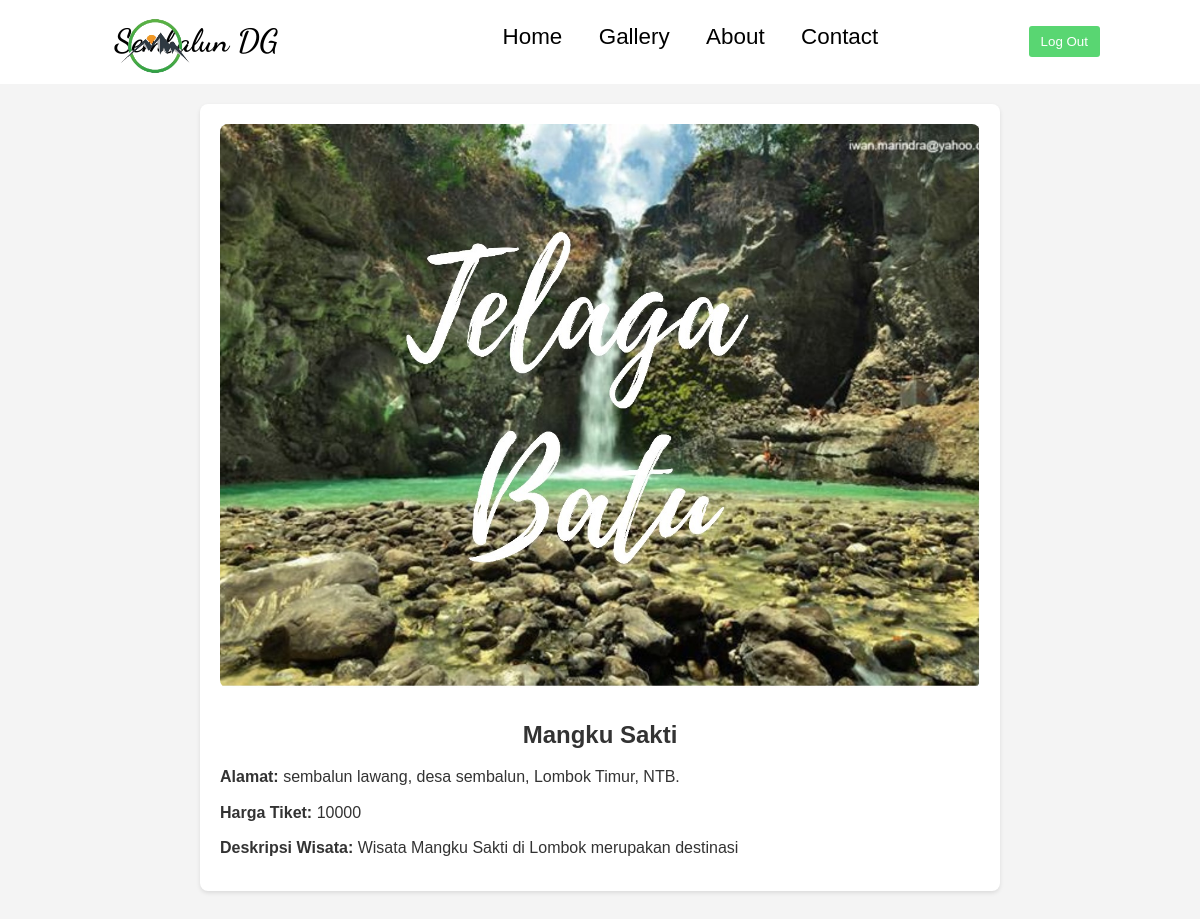
Screenshot of /detail.php?id=3 with the database file from the repository.
### tables this page shows
CREATE TABLE `images` (
  `id` int(11) NOT NULL AUTO_INCREMENT,
  `image_name` varchar(50) DEFAULT NULL,
  `nama_destinasi` varchar(50) DEFAULT NULL,
  `alamat` varchar(50) DEFAULT NULL,
  `harga_tiket` int(11) DEFAULT NULL,
  `deskripsi` varchar(50) DEFAULT NULL,
  PRIMARY KEY (`id`)
);

### detail.php (the view, shortened to what this page needs)
<?php
include "database.php";
if(isset($_GET['id'])) {
    $id = $_GET['id'];
    $sql = "SELECT * FROM images WHERE id = $id";
    $result = $conn->query($sql);
    if ($result->num_rows > 0) {
        $row = $result->fetch_assoc();
        $nama_destinasi = $row['nama_destinasi'];
        $alamat = $row['alamat'];
        $deskripsi =$row['deskripsi'];
        $image_name = $row['image_name'];
        $harga_tiket = $row['harga_tiket'];
    } else {
        echo "Data tidak ditemukan.";
    }
} else {
    echo "ID tidak ditemukan dalam URL.";
}
$deskripsi=nl2br($deskripsi);
?>
<!DOCTYPE html>
<html lang="en">
<head>
    <link rel="stylesheet" href="CSS/detail.css">
</head>
<body>
        <nav class="navbar">
        <a href="#" class="logo">
         <img src="img/vistaLogo.png" alt="Logo">
        </a>
        <a href="dashboard.php" class="navbar-logo">Sembalun DG</a>
        <div class="navbar-nav">
        <a href="dashboard.php" id="home">Home</a>
        <a href="gallery_full.php">Gallery</a>
       <a href="about.php">About</a>
        <a href="contact.php">Contact</a>
        </div>
      <div class="navbar-extra">
        <div class="search-container">
          <form action="logout.php" id="logoutForm" method="post">
            <button type="submit" class="logout" id="logout">Log Out</button>
          </form>
        </div>
    </div>
    </nav>
    <div class="destination-detail">
        <img src="uploads/<?php echo $image_name; ?>" alt="Gambar <?php echo $nama_destinasi; ?>">
        <h2><?php echo $nama_destinasi; ?></h2>
        <p><strong>Alamat:</strong> <?php echo $alamat; ?></p>
        <p><strong>Harga Tiket:</strong> <?php echo $harga_tiket; ?></p>
        <p><strong>Deskripsi Wisata:</strong> <?php echo $deskripsi; ?></p>
    </div>
</body>
</html>

### CSS/detail.css (style rules this page uses)
:root { --primary: #000000; --bg: #ffffff; --secondary: #59d672; }
* { margin: 0; padding: 0; box-sizing: border-box; }
body { font-family: Arial, sans-serif; background-color: #f4f4f4; color: #333; line-height: 1.6; margin: 0; padding: 0; min-height: 280vh; }
.navbar { display: flex; justify-content: space-between; align-items: center; padding: 1rem 5%; background-color: var(--bg); border-bottom: 1px solid #ffffff; position: flex; top: 0; left: 100px; right: 100px; }
.navbar .logo img { width: 150px; top: -14px; position: absolute; left: 80px; }
.navbar .navbar-logo { font-size: 2rem; font-weight: 700; font-family: "Dancing Script", cursive; font-optical-sizing: auto; color: var(--primary); margin-left: -100px; text-decoration: none; }
.navbar .navbar-nav a { color: #000000; display: inline-block; font-size: 1.4rem; text-decoration: none; margin: 0 1rem; }
.navbar .navbar-extra form { margin: 0; padding: 0; }
.navbar .navbar-extra .search-container .logout { padding: 8px 12px; border: none; background-color: var(--secondary); color: #fff; position: relative; border-radius: 3px; cursor: pointer; right: 30px; }
.search-container { display: flex; align-items: center; padding: 10px; }
.navbar .navbar-nav a::after { content: " "; display: block; padding-bottom: 0.5rem; border-bottom: 0.1rem solid var(--secondary); transform: scaleX(0); transition: 0.2s linear; }
.destination-detail { background-color: #fff; border-radius: 8px; box-shadow: 0 2px 4px rgba(0,0,0,0.1); margin: 20px auto; max-width: 800px; padding: 20px; }
.destination-detail img { max-width: 100%; border-radius: 8px; margin-bottom: 20px; }
.destination-detail h2 { font-size: 24px; margin-bottom: 10px; text-align: center; }
.destination-detail p { margin-bottom: 10px; text-align: justify; }

### rows the page displays
images: image_name (picture), nama_destinasi "Mangku Sakti", alamat "sembalun lawang, desa sembalun, Lombok Timur, NTB.", harga_tiket "10000", deskripsi "Wisata Mangku Sakti di Lombok merupakan destinasi"
